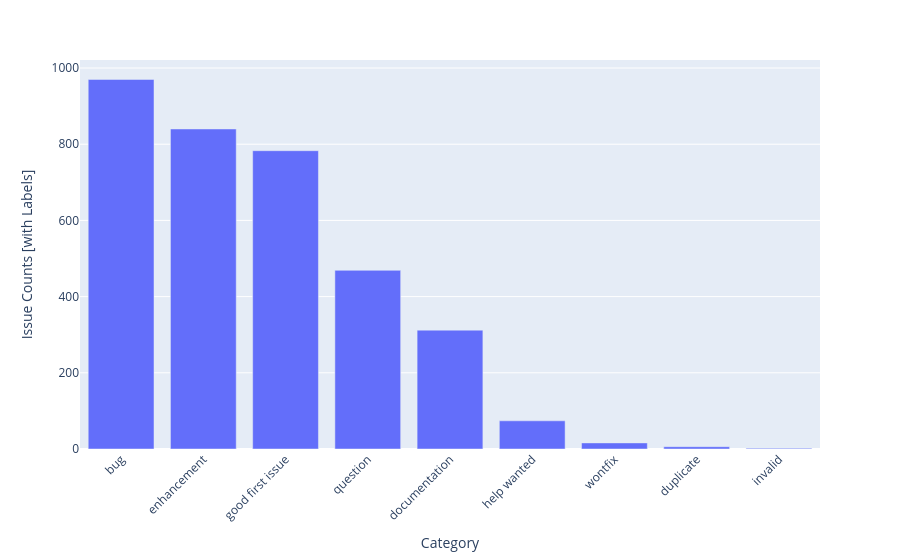

Here is the notebook cell this chart was saved with:
### Code cell
# Function to get categories from labels
def get_categories_from_labels(labels):
    categories = set()
    for label in labels:
        if label in category_labels:
            categories.add(category_labels[label])
    if not categories:
        return pd.NA
    else:
        return categories.pop()
    
issues_file = f'{path_data}/issues.json'
df_issues = pd.read_json(issues_file, lines=True)

# Apply the function to the data
df_issues['category'] = df_issues['labels'].apply(get_categories_from_labels)

# Get the distribution of categories
category_distribution = df_issues['category'].value_counts().reset_index()

# Create bar chart using Plotly
fig = px.bar(category_distribution, x='category', y='count')

# Update layout for better readability
fig.update_layout(
    xaxis_tickangle=-45,
    xaxis_title="Category",
    yaxis_title="Issue Counts [with Labels]",
)

# Show the plot
fig.show()

### Figure 1 — Plotly figure (JSON) as saved in the notebook; plotly's stock layout.template omitted (floating-point values rounded to 4 significant figures)
{"data": [{"alignmentgroup": "True", "hovertemplate": "category=%{x}<br>count=%{y}<extra></extra>", "legendgroup": "", "marker": {"color": "#636efa", "pattern": {"shape": ""}}, "name": "", "offsetgroup": "", "orientation": "v", "showlegend": false, "textposition": "auto", "type": "bar", "x": ["bug", "enhancement", "good first issue", "question", "documentation", "help wanted", "wontfix", "duplicate", "invalid"], "xaxis": "x", "y": [970, 840, 783, 469, 312, 74, 16, 6, 2], "yaxis": "y"}], "layout": {"barmode": "relative", "legend": {"tracegroupgap": 0}, "margin": {"t": 60}, "xaxis": {"anchor": "y", "domain": [0, 1], "tickangle": -45, "title": {"text": "Category"}}, "yaxis": {"anchor": "x", "domain": [0, 1], "title": {"text": "Issue Counts [with Labels]"}}}}
